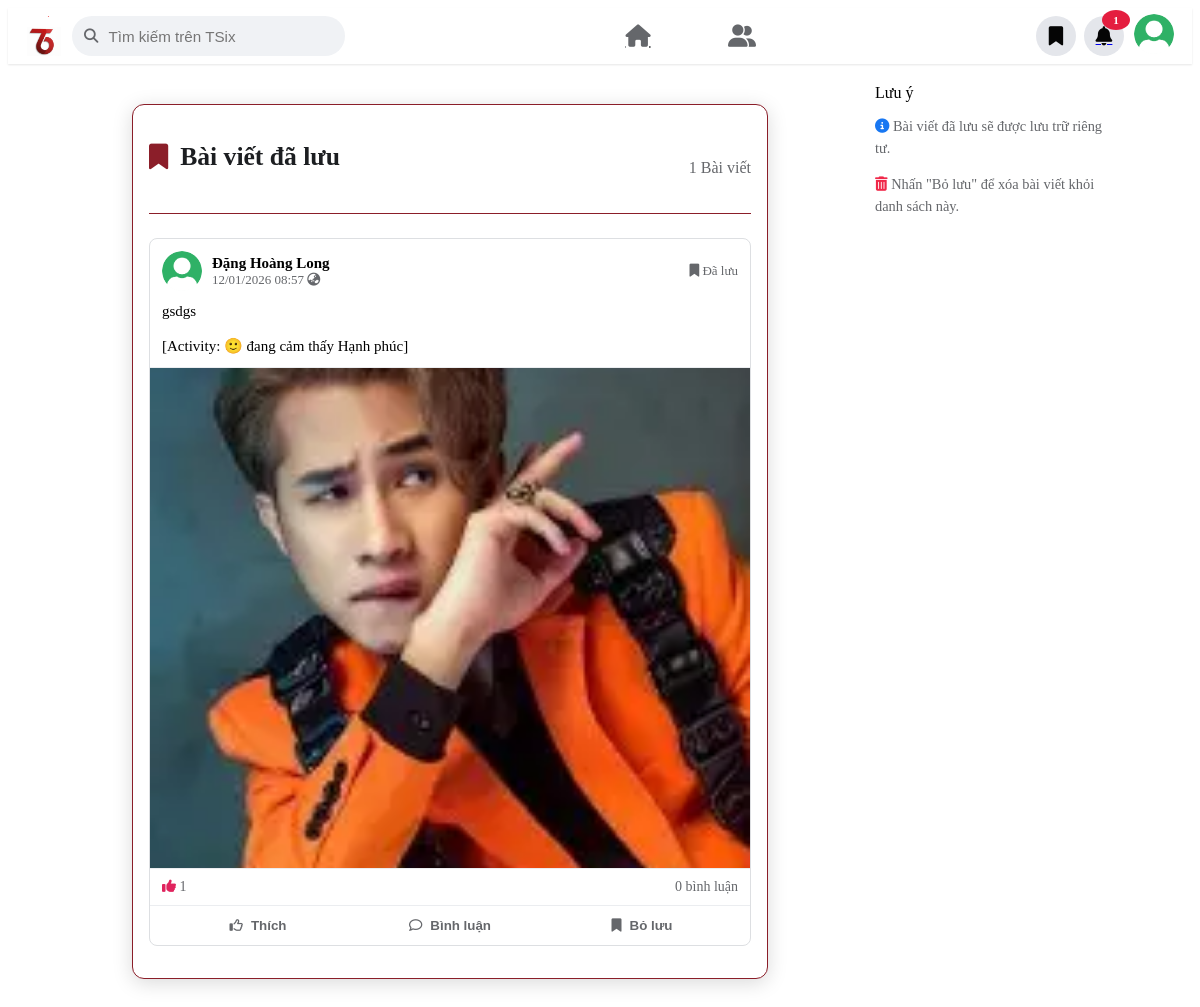
Page /saved_posts.php (signed in) on the committed database.
### tables this page shows
CREATE TABLE IF NOT EXISTS `users` (
  `UserID` int NOT NULL AUTO_INCREMENT,
  `FullName` varchar(100) NOT NULL,
  `Email` varchar(100) DEFAULT NULL,
  `Phone` varchar(15) DEFAULT NULL,
  `PasswordHash` varchar(255) NOT NULL,
  `Gender` enum('Nam','Nu','Khac') DEFAULT 'Khac',
  `BirthDate` date DEFAULT NULL,
  `Avatar` varchar(255) DEFAULT 'default_avatar.png',
  `Address` varchar(255) DEFAULT NULL,
  `CoverImage` varchar(255) DEFAULT NULL,
  `Bio` text,
  `Role` enum('user','admin') DEFAULT 'user',
  `Status` enum('active','locked') DEFAULT 'active',
  `CreatedAt` timestamp NULL DEFAULT CURRENT_TIMESTAMP,
  `LastLogin` timestamp NULL DEFAULT NULL,
  `ResetToken` varchar(64) DEFAULT NULL,
  `ResetTokenExpiry` datetime DEFAULT NULL,
  PRIMARY KEY (`UserID`),
  UNIQUE KEY `Email` (`Email`),
  UNIQUE KEY `Phone` (`Phone`)
);

CREATE TABLE IF NOT EXISTS `saved_posts` (
  `FK_UserID` int NOT NULL,
  `FK_PostID` int NOT NULL,
  `SavedAt` timestamp NULL DEFAULT CURRENT_TIMESTAMP,
  PRIMARY KEY (`FK_UserID`,`FK_PostID`),
  KEY `FK_PostID` (`FK_PostID`)
);

CREATE TABLE IF NOT EXISTS `posts` (
  `PostID` int NOT NULL AUTO_INCREMENT,
  `FK_UserID` int NOT NULL,
  `Content` text,
  `Status` enum('active','deleted','hidden') DEFAULT 'active',
  `LikeCount` int DEFAULT '0',
  `CommentCount` int DEFAULT '0',
  `CreatedAt` timestamp NULL DEFAULT CURRENT_TIMESTAMP,
  `UpdatedAt` timestamp NULL DEFAULT CURRENT_TIMESTAMP ON UPDATE CURRENT_TIMESTAMP,
  PRIMARY KEY (`PostID`),
  KEY `FK_UserID` (`FK_UserID`)
);

### saved_posts.php (the view, shortened to what this page needs)
<?php
require_once __DIR__ . '/includes/database.php';
require_once __DIR__ . '/includes/header.php';
$user_id = $_SESSION['user_id'];
$sql = "
    SELECT p.*, u.FullName, u.Avatar,
           pi.ImageUrl,
           p.LikeCount,
           p.CommentCount,
           (SELECT COUNT(*) FROM Likes WHERE FK_PostID = p.PostID AND FK_UserID = ?) as user_liked,
           sp.SavedAt
    FROM Saved_Posts sp
    JOIN Posts p ON sp.FK_PostID = p.PostID
    JOIN Users u ON p.FK_UserID = u.UserID
    LEFT JOIN Post_Images pi ON p.PostID = pi.FK_PostID
    WHERE sp.FK_UserID = ?
    AND p.Status != 'deleted'
    GROUP BY p.PostID
    ORDER BY sp.SavedAt DESC
    LIMIT 20
";
$stmt = mysqli_prepare($conn, $sql);
mysqli_stmt_bind_param($stmt, "ii", $user_id, $user_id);
mysqli_stmt_execute($stmt);
$saved_posts = mysqli_fetch_all(mysqli_stmt_get_result($stmt), MYSQLI_ASSOC);
?>
<!DOCTYPE html>
<html lang="vi">
<head>
    <link rel="stylesheet" href="https://cdnjs.cloudflare.com/ajax/libs/font-awesome/6.4.0/css/all.min.css">
    <link rel="stylesheet" href="assets/Style-css/saved_posts.css">
</head>
<body>
    <div class="container">
        <div class="main-layout">
            <div class="news-feed">
                <div class="feed-header">
                    <h2><i class="fas fa-bookmark"></i> Bài viết đã lưu</h2>
                    <p><?php echo count($saved_posts); ?> Bài viết</p>
                </div>
                <?php if (empty($saved_posts)): ?>
                    <div class="empty-state">
                        <div class="empty-icon-container">
                            <i class="fas fa-bookmark" style="font-size: 4rem;"></i>
                        </div>
                        <h3>Kho lưu trữ đang trống</h3>
                        <p>Hãy lưu lại những bài viết thú vị từ bảng tin để có thể xem lại tại đây bất cứ lúc nào.</p>
                        <a href="index.php" class="browse-btn" style="margin-top: 20px; padding: 12px 25px; background: #1877f2; color: white; border-radius: 8px; text-decoration: none; font-weight: 600;">Khám phá bảng tin ngay</a>
                    </div>
                <?php else: ?>
                    <?php foreach ($saved_posts as $post): ?>
                    <div class="post" id="post-<?php echo $post['PostID']; ?>">
                        <div class="post-header">
                            <div class="header-left">
                                <img src="<?php echo BASE_URL ?>/uploads/avatars/<?php echo $post['Avatar'] ?: 'default_avatar.png'; ?>" class="post-avatar">
                                <div class="post-user">
                                    <h4><?php echo htmlspecialchars($post['FullName']); ?></h4>
                                    <div class="time"><?php echo date('d/m/Y H:i', strtotime($post['CreatedAt'])); ?> <i class="fas fa-globe-asia"></i></div>
                                </div>
                            </div>
                            <div class="saved-badge-top">
                                <i class="fas fa-bookmark"></i> Đã lưu
                            </div>
                        </div>
                        <div class="post-content">
                            <?php echo nl2br(htmlspecialchars($post['Content'])); ?>
                        </div>
                        <?php if (!empty($post['ImageUrl'])): ?>
                        <div class="post-images">
                            <img src="<?php echo BASE_URL ?>/uploads/posts/<?php echo $post['ImageUrl']; ?>">
                        </div>
                        <?php endif; ?>
                        <div class="post-stats">
                            <div class="stats-left">
                                <i class="fas fa-thumbs-up" style="color:#e0245e;"></i> <span><?php echo $post['LikeCount']; ?></span>
                            </div>
                            <div class="stats-right">
                                <?php echo $post['CommentCount']; ?> bình luận
                            </div>
                        </div>
                        <div class="post-actions-row">
                            <button class="post-action-btn <?php echo $post['user_liked'] ? 'liked' : ''; ?>" onclick="likePost(this, <?php echo $post['PostID']; ?>)">
                                <i class="far fa-thumbs-up"></i> Thích
                            </button>
                            <button class="post-action-btn" onclick="commentPost(<?php echo $post['PostID']; ?>)">
                                <i class="far fa-comment"></i> Bình luận
                            </button>
                            <button class="post-action-btn" onclick="unsavePost(<?php echo $post['PostID']; ?>)">
                                <i class="fas fa-bookmark"></i> Bỏ lưu
                            </button>
                        </div>
                    </div>
                    <?php endforeach; ?>
                <?php endif; ?>
            </div>
            <div class="right-sidebar">
                <div class="section">
                    <div class="section-title">Lưu ý</div>
                    <p style="color:#65676b; font-size:0.9rem; line-height:1.5;">
                        <i class="fas fa-info-circle" style="color:#1877f2;"></i>
                        Bài viết đã lưu sẽ được lưu trữ riêng tư.
                    </p>
                    <p style="color:#65676b; font-size:0.9rem; line-height:1.5; margin-top:10px;">
                        <i class="fas fa-trash-alt" style="color:#f02849;"></i>
                        Nhấn "Bỏ lưu" để xóa bài viết khỏi danh sách này.
                    </p>
                </div>
            </div>
        </div>
    </div>
</body>
</html>

### includes/header.php (shortened to what this page needs)
<?php
$current_user_id = $_SESSION['user_id'];
require_once 'database.php';
$sql = "SELECT FullName, Avatar FROM Users WHERE UserID = ?";
$stmt = mysqli_prepare($conn, $sql);
mysqli_stmt_bind_param($stmt, "i", $current_user_id);
mysqli_stmt_execute($stmt);
$result = mysqli_stmt_get_result($stmt);
$current_user = mysqli_fetch_assoc($result);
$avatar_url = !empty($current_user['Avatar'])
    ? 'uploads/avatars/' . htmlspecialchars($current_user['Avatar'])
    : 'https://ui-avatars.com/api/?name=' . urlencode($current_user['FullName']) . '&background=8B1E29&color=fff&size=120';
$sql_noti = "SELECT COUNT(*) AS unread FROM NOTIFICATIONS WHERE FK_UserID = ? AND IsRead = 0";
$stmt_noti = mysqli_prepare($conn, $sql_noti);
mysqli_stmt_bind_param($stmt_noti, "i", $current_user_id);
mysqli_stmt_execute($stmt_noti);
$noti_result = mysqli_stmt_get_result($stmt_noti);
$unread_count = mysqli_fetch_assoc($noti_result)['unread'];
?>
<!DOCTYPE html>
<html lang="vi">
<head>
    <link rel="stylesheet" href="https://cdnjs.cloudflare.com/ajax/libs/font-awesome/6.5.0/css/all.min.css">
</head>
<body>
    <nav class="navbar">
        <div class="nav-left">
            <a href="index.php">
                <img src="<?php echo BASE_URL; ?>/assets/images/avt.png" class="navbar-logo-img" alt="TSix Logo">
            </a>
            <form action="search.php" method="GET" class="search-form">
                <div class="search-box">
                    <i class="fa-solid fa-magnifying-glass"></i>
                    <input type="text" name="q" class="search-input" placeholder="Tìm kiếm trên TSix" autocomplete="off">
                </div>
            </form>
        </div>
        <div class="nav-center">
            <a href="index.php" class="nav-item <?php echo (basename($_SERVER['PHP_SELF']) == 'index.php') ? 'active' : ''; ?>">
                <i class="fa-solid fa-house"></i>
            </a>
            <a href="friends.php" class="nav-item <?php echo (basename($_SERVER['PHP_SELF']) == 'friends.php') ? 'active' : ''; ?>">
                <i class="fa-solid fa-user-group"></i>
            </a>
        </div>
        <div class="nav-right">
            <a href="saved_posts.php" title="Bài viết đã lưu">
                <div class="nav-icon-circle">
                    <i class="fa-solid fa-bookmark"></i>
                </div>
            </a>
            <a href="notifications.php" title="Thông báo">
                <div class="nav-icon-circle">
                    <i class="fa-solid fa-bell"></i>
                    <?php if ($unread_count > 0): ?>
                        <span class="badge"><?php echo $unread_count > 99 ? '99+' : $unread_count; ?></span>
                    <?php endif; ?>
                </div>
            </a>
            <a href="logout.php">
                <img src="<?php echo $avatar_url; ?>" class="nav-avatar" alt="Avatar">
            </a>
        </div>
    </nav>

### assets/Style-css/saved_posts.css (style rules this page uses)
.main-layout { display: grid; grid-template-columns: 800px 1fr 20px; gap: 25px; margin: 20px auto; max-width: 1100px; align-items: start; justify-content: center; }
.news-feed { background: #fff; border-radius: 12px; padding: 16px; margin: 20px auto; box-shadow: 0 4px 20px rgba(0, 0, 0, 0.15); min-height: 70vh; max-width: 680px; border: #8B1E29 1px solid; }
.feed-header { border-bottom: 1px solid #8B1E29; padding-bottom: 20px; margin-bottom: 24px; display: flex; justify-content: space-between; align-items: flex-end; }
.feed-header h2 { font-size: 1.6rem; font-weight: 700; color: #1c1e21; display: flex; align-items: center; gap: 12px; }
.feed-header h2 i { color: #8B1E29; }
.feed-header p { color: #65676b; font-size: 1rem; font-weight: 500; }
.post { background: #fff; border: 1px solid #dddfe2; border-radius: 8px; width: 600px; padding: 12px 0 0 0; margin-bottom: 16px; transition: all 0.4s cubic-bezier(0.4, 0, 0.2, 1); overflow: hidden; }
.post-header { display: flex; justify-content: space-between; align-items: center; padding: 0 12px 12px 12px; }
.header-left { display: flex; align-items: center; gap: 10px; }
.post-avatar { width: 40px !important; height: 40px !important; border-radius: 50%; object-fit: cover; }
.post-user h4 { margin: 0; font-size: 15px; font-weight: 600; }
.post-user .time { font-size: 13px; color: #65676b; }
.post-content { padding: 0 12px 12px 12px; font-size: 15px; }
.post-images { width: 100%; border-top: 1px solid #ebedf0; border-bottom: 1px solid #ebedf0; }
.post-images img { width: 100%; max-height: 500px; object-fit: cover; display: block; }
.post-stats { display: flex; justify-content: space-between; padding: 10px 12px; border-bottom: 1px solid #ebedf0; font-size: 14px; color: #65676B; }
.post-actions-row { display: flex; padding: 4px 12px; }
.post-action-btn { flex: 1; background: none; border: none; padding: 8px; color: #65676b; font-weight: 600; cursor: pointer; display: flex; align-items: center; justify-content: center; gap: 8px; }
.saved-badge-top { color: #65676b; font-size: 13px; }

### includes/header.php (style rules this page uses)
.navbar { background: #ffffff; height: 56px; padding: 0 16px; box-shadow: 0 1px 2px rgba(0,0,0,0.1); display: flex; align-items: center; justify-content: space-between; position: sticky; top: 0; z-index: 1000; }
.navbar-logo-img { width: 40px; height: 40px; object-fit: contain; display: block; }
.nav-left { display: flex; align-items: center; gap: 8px; flex: 1; max-width: 320px; }
.search-box { background: #f0f2f5; border-radius: 50px; height: 40px; padding: 0 12px; display: flex; align-items: center; width: 100%; }
.search-box i { color: #65676b; font-size: 0.9rem; margin-right: 8px; }
.search-input { border: none; background: transparent; outline: none; font-size: 0.95rem; width: 100%; color: #050505; }
.nav-center { display: flex; gap: 4px; flex: 2; justify-content: center; }
.nav-item { width: 100px; height: 48px; display: flex; align-items: center; justify-content: center; color: #65676b; font-size: 1.4rem; border-radius: 8px; transition: background 0.2s; }
.nav-right { display: flex; align-items: center; gap: 8px; }
.nav-icon-circle { width: 40px; height: 40px; background: #e4e6eb; border-radius: 50%; display: flex; align-items: center; justify-content: center; cursor: pointer; font-size: 1.2rem; color: #050505; position: relative; transition: background 0.2s; }
.badge { position: absolute; top: -6px; right: -6px; background: #e41e3f; color: white; font-size: 0.7rem; font-weight: 600; min-width: 20px; height: 20px; border-radius: 50%; display: flex; align-items: center; justify-content: center; padding: 0 4px; }
.nav-avatar { width: 40px; height: 40px; border-radius: 50%; object-fit: cover; cursor: pointer; border: 2px solid transparent; transition: border 0.2s; }

### rows in the picture
users: Avatar (placeholder picture)
saved_posts: users.FullName "Đặng Hoàng Long", FK_PostID.CreatedAt "12/01/2026 08:57", FK_PostID.Content "gsdgs [Activity: 🙂 đang cảm thấy Hạnh phúc]", FK_PostID.LikeCount "1", FK_PostID.CommentCount "0"

### other values in the picture
$unread_count "1"
count($saved_posts) "1"
